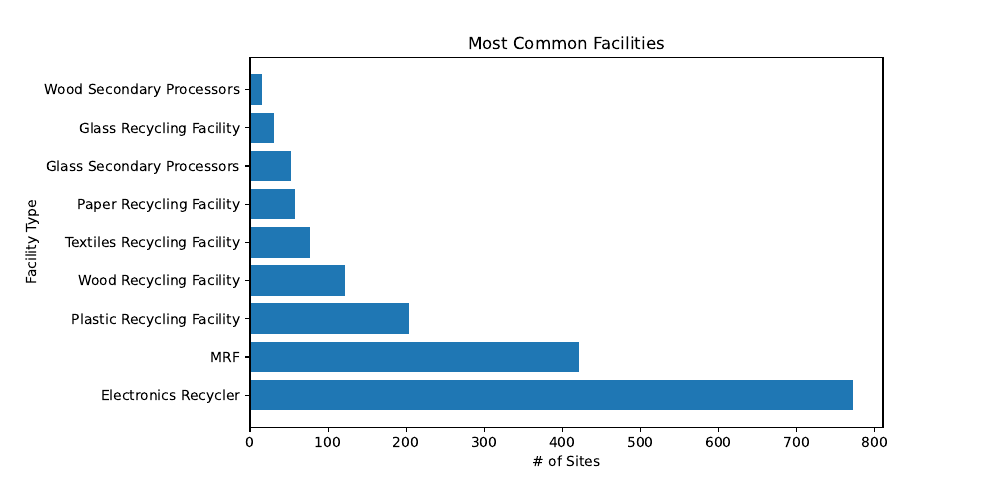

Write the Python code that produced this figure.
import csv
import matplotlib.pyplot as plt

def mostCommonFacilities(input_file):
    facCount = {}
    with open(input_file, 'r') as file:
        reader = csv.reader(file)
        next(reader)
        for row in reader:
            facility = row[9]
            if facility in facCount:
                facCount[facility] += 1
            else:
                facCount[facility] = 1
    sorted_facilities = {k: v for k, v in sorted(facCount.items(), key=lambda x: x[1], reverse=True)}
    return sorted_facilities

print(mostCommonFacilities('InfrastructureData/InfrastructureData_cleaned.csv'))

facilities = mostCommonFacilities('InfrastructureData/InfrastructureData_cleaned.csv')

x = facilities.keys() # Get the facilities from the dictionary
y = facilities.values() # Get the counts for each facility
f = plt.figure()
f.set_figwidth(10)

plt.barh(x, y)
plt.title('Most Common Facilities')
plt.ylabel('Facility Type')
plt.xlabel('# of Sites')
plt.subplots_adjust(left=.25, bottom=None, right=.883, top=None, wspace=None, hspace=None)
plt.savefig('InfrastructureData/MostCommonFacilities.pdf')
plt.show()